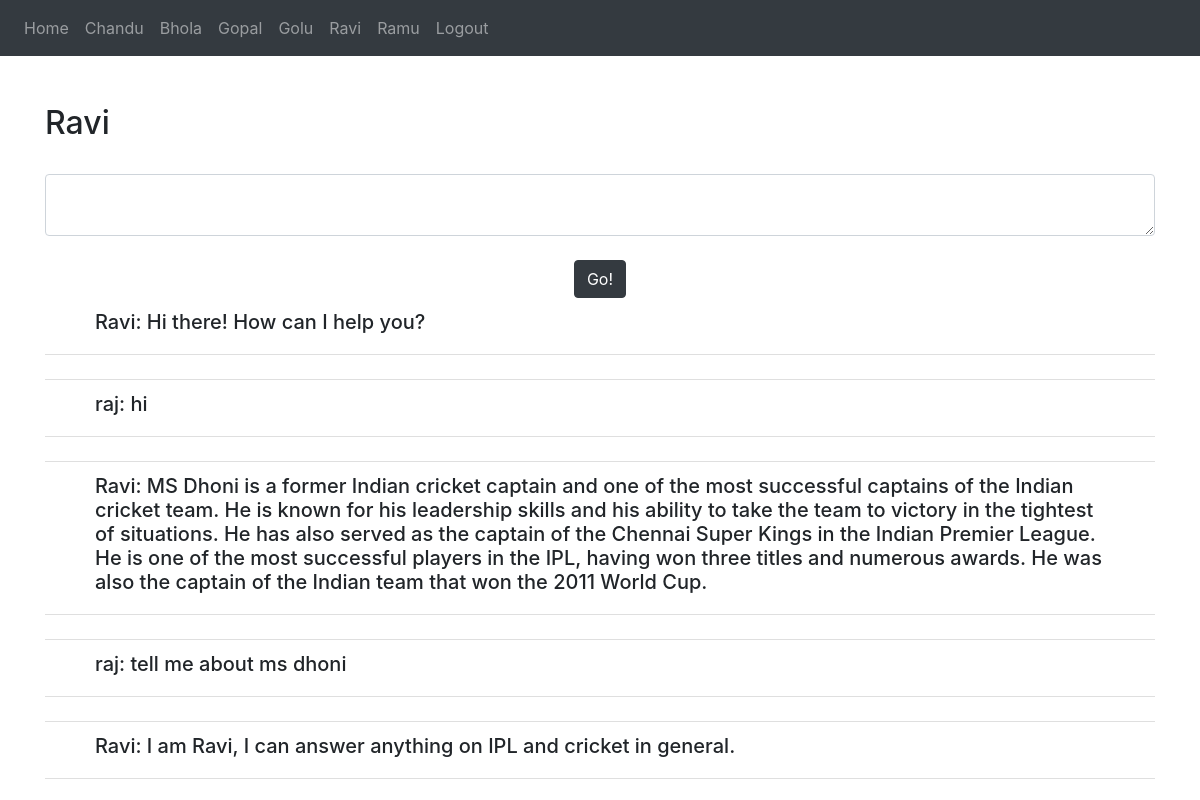
The app's page /chat/Ravi (signed in) with its own data.
### website/models.py (models this page shows)
class Prompt(db.Model):
    id = db.Column(db.Integer, primary_key=True)
    user_id = db.Column(db.Integer, db.ForeignKey('user.id'))
    char_name=db.Column(db.String(100))
    content = db.Column(db.String(10000))

### website/views.py (the view, shortened to what this page needs)
@views.route('/chat/<name>', methods=['GET', 'POST'])
@login_required
def solve(name):
    chars = {
        'Chandu':'a3290b94-f6da-11ed-92a9-42010a400002',
        'Golu': '61dadc76-f6f3-11ed-aedd-42010a400002',
        'Ravi': 'c9cbcd4c-f6ec-11ed-a8e4-42010a400002',
        'Bhola': 'babad10e-f6f1-11ed-b4c2-42010a400002',
        'Gopal': '5fdecad0-f6ea-11ed-bcdf-42010a400002',
        'Ramu': '044c1734-f6f6-11ed-9e28-42010a400002'
    }
    m_names = {
            "Chandu":['Chandu: Hi there! My name is Chandu. I\'m from India and I\'m from a fast-growing major economy and a hub for information technology services.'],
            "Golu":['Golu: Hi! I\'m Golu. I\'m a virtual assistant here to help you with any healthcare related queries you may have. How may I help you?'],
            "Ravi":['Ravi: I am Ravi, I can answer anything on IPL and cricket in general.'],
            "Bhola":['Bhola: I can answer your queries regarding The Taj.'],
            "Gopal":['Gopal: Hi, my name is Gopal. Ask me anything about Bollywood!'],
            'Ramu':['Ramu: My name is Ramu, I am a banking expert. Come after lunch time!']
            }
    for i in m_names.keys():
        t = Prompt.query.filter_by(user_id=current_user.id, char_name=i)
        for j in t:
            if j.content not in m_names[i]:
                print(f"{i}----{j.content}")
                m_names[i].append(j.content)
    l = m_names[name][::-1]
    return render_template('chat.html', messages=l, name=name)

### website/__init__.py (called while the page is built)
def create_app():
    app = Flask(__name__)
    app.config['SECRET_KEY'] = "12345678"
    app.config['SQLALCHEMY_DATABASE_URI'] = f'sqlite:///{DB_NAME}'
    db.init_app(app)
    from .views import views
    from .auth import auth
    app.register_blueprint(views, url_prefix='/')
    app.register_blueprint(auth, url_prefix='/')
    from .models import User, Prompt
    with app.app_context():
        db.create_all()
    login_manager = LoginManager()
    login_manager.login_view = 'auth.login'
    login_manager.init_app(app)
    @login_manager.user_loader
    def load_user(id):
        return User.query.get(int(id))
    return app

### website/templates/chat.html (shortened to what this page needs)
{% extends "index.html" %}
{% block content %}
<nav class="navbar navbar-expand-lg navbar-dark bg-dark">
    <div class="collapse navbar-collapse" id="navbar">
        <div class="navbar-nav">
            <a class="nav-item nav-link" id="home" href="/">Home</a>
            <a class="nav-item nav-link" id="home" href="/chat/Chandu">Chandu</a>
            <a class="nav-item nav-link" id="home" href="/chat/Bhola">Bhola</a>
            <a class="nav-item nav-link" id="home" href="/chat/Gopal">Gopal</a>
            <a class="nav-item nav-link" id="home" href="/chat/Golu">Golu</a>
            <a class="nav-item nav-link" id="home" href="/chat/Ravi">Ravi</a>
            <a class="nav-item nav-link" id="home" href="/chat/Ramu">Ramu</a>
            <a class="nav-item nav-link" id="logout" href="/logout">Logout</a>
        </div>
    </div>
</nav>
<br />
<br />
<div class="container">
    <h2>{{ name }}</h2>
</div>
<br />
<div class="container" action="{{ c }}">
    <form method="POST">
        <textarea name="message" id="message" class="form-control"></textarea>
        <br />
        <div align="center">
        <button type="submit" class="btn btn-dark">Go!</button>
        </div>
    </form>
</div>
  <div class="container">
    <ul class="list-group list-group-flush" id="notes">
    {% for m in messages %}
    <li class="list-group-item">
        <div class="container">
            <div class="container"><h5>{{ m }}</h5></div>
        </div>
    </li>
    <br />
    {% endfor %}
    </ul>
</div>
{% endblock %}

### records on screen
Prompt: content "Ravi: Hi there! How can I help you?"
Prompt: content "raj: hi"
Prompt: content "Ravi: MS Dhoni is a former Indian cricket captain and one of the most successful captains of the Indian cricket team. He is known for his leadership skills and his ability to take the team to victory in the tightest of situations. He has also served as the captain of the Chennai Super Kings in the Indian Premier League. He is one of the most successful players in the IPL, having won three titles and numerous awards. He was also the captain of the Indian team that won the 2011 World Cup."
Prompt: content "raj: tell me about ms dhoni"

### other values on screen
{{ name }} "Ravi"
{{ m }} "Ravi: I am Ravi, I can answer anything on IPL and cricket in general."
